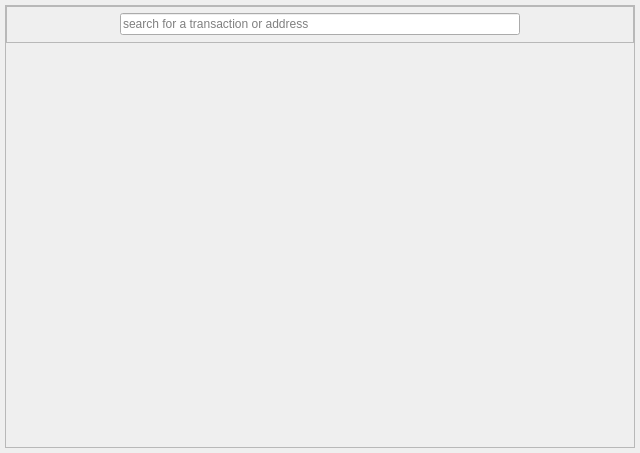
<?xml version="1.0" encoding="UTF-8"?>
<ui version="4.0">
 <class>ExplorerWidget</class>
 <widget class="QWidget" name="ExplorerWidget">
  <property name="geometry">
   <rect>
    <x>0</x>
    <y>0</y>
    <width>640</width>
    <height>453</height>
   </rect>
  </property>
  <property name="sizePolicy">
   <sizepolicy hsizetype="Expanding" vsizetype="Expanding">
    <horstretch>0</horstretch>
    <verstretch>0</verstretch>
   </sizepolicy>
  </property>
  <property name="windowTitle">
   <string>Explorer</string>
  </property>
  <layout class="QVBoxLayout" name="verticalLayout_2">
   <property name="spacing">
    <number>5</number>
   </property>
   <property name="leftMargin">
    <number>5</number>
   </property>
   <property name="topMargin">
    <number>5</number>
   </property>
   <property name="rightMargin">
    <number>5</number>
   </property>
   <property name="bottomMargin">
    <number>5</number>
   </property>
   <item>
    <widget class="QFrame" name="frame">
     <property name="frameShape">
      <enum>QFrame::StyledPanel</enum>
     </property>
     <property name="frameShadow">
      <enum>QFrame::Raised</enum>
     </property>
     <layout class="QVBoxLayout" name="verticalLayout" stretch="2,22">
      <property name="spacing">
       <number>0</number>
      </property>
      <property name="leftMargin">
       <number>0</number>
      </property>
      <property name="topMargin">
       <number>0</number>
      </property>
      <property name="rightMargin">
       <number>0</number>
      </property>
      <property name="bottomMargin">
       <number>0</number>
      </property>
      <item>
       <widget class="QFrame" name="frame_2">
        <property name="frameShape">
         <enum>QFrame::StyledPanel</enum>
        </property>
        <property name="frameShadow">
         <enum>QFrame::Raised</enum>
        </property>
        <property name="darkFrame" stdset="0">
         <bool>true</bool>
        </property>
        <layout class="QHBoxLayout" name="horizontalLayout">
         <property name="spacing">
          <number>0</number>
         </property>
         <property name="leftMargin">
          <number>0</number>
         </property>
         <property name="topMargin">
          <number>2</number>
         </property>
         <property name="rightMargin">
          <number>0</number>
         </property>
         <property name="bottomMargin">
          <number>2</number>
         </property>
         <item>
          <spacer name="horizontalSpacer">
           <property name="orientation">
            <enum>Qt::Horizontal</enum>
           </property>
           <property name="sizeType">
            <enum>QSizePolicy::Expanding</enum>
           </property>
           <property name="sizeHint" stdset="0">
            <size>
             <width>120</width>
             <height>20</height>
            </size>
           </property>
          </spacer>
         </item>
         <item>
          <widget class="QLineEdit" name="searchBox">
           <property name="minimumSize">
            <size>
             <width>400</width>
             <height>0</height>
            </size>
           </property>
           <property name="placeholderText">
            <string>search for a transaction or address</string>
           </property>
          </widget>
         </item>
         <item>
          <spacer name="horizontalSpacer_2">
           <property name="orientation">
            <enum>Qt::Horizontal</enum>
           </property>
           <property name="sizeType">
            <enum>QSizePolicy::Expanding</enum>
           </property>
           <property name="sizeHint" stdset="0">
            <size>
             <width>120</width>
             <height>20</height>
            </size>
           </property>
          </spacer>
         </item>
        </layout>
       </widget>
      </item>
      <item>
       <widget class="QStackedWidget" name="stackedWidget">
        <property name="currentIndex">
         <number>0</number>
        </property>
        <widget class="BlockDetailsWidget" name="Block"/>
        <widget class="TransactionDetailsWidget" name="Transaction"/>
        <widget class="AddressDetailsWidget" name="Address"/>
       </widget>
      </item>
     </layout>
    </widget>
   </item>
  </layout>
 </widget>
 <customwidgets>
  <customwidget>
   <class>TransactionDetailsWidget</class>
   <extends>QWidget</extends>
   <header>TransactionDetailsWidget.h</header>
   <container>1</container>
  </customwidget>
  <customwidget>
   <class>AddressDetailsWidget</class>
   <extends>QWidget</extends>
   <header>AddressDetailsWidget.h</header>
   <container>1</container>
  </customwidget>
  <customwidget>
   <class>BlockDetailsWidget</class>
   <extends>QWidget</extends>
   <header>BlockDetailsWidget.h</header>
   <container>1</container>
  </customwidget>
 </customwidgets>
 <resources/>
 <connections/>
</ui>
